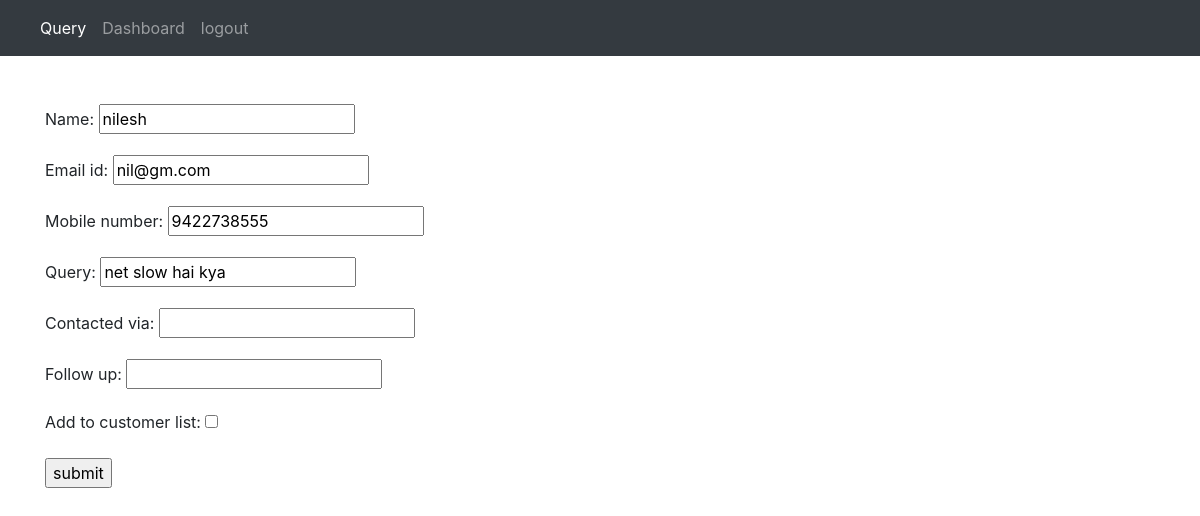
Page /updatequery/2/ (signed in) on the committed database.
### query/models.py (models this page shows)
class querydata(models.Model):
    querydata_id=models.AutoField(primary_key=True)
    name=models.CharField(max_length=100)
    email_id=models.EmailField()
    mobile_number=models.IntegerField()
    query=models.CharField(max_length=300)
    contacted_via=models.CharField(max_length=50,blank=True)
    follow_up=models.CharField(max_length=100,blank=True)

### query/views.py (the view)
# urls.py: path('updatequery/<int:id>/',views.updatequery,name='updatequery'),
def updatequery(request,id):
    if request.user.is_staff:
        if request.method == "POST":
            pi = querydata.objects.get(pk=id)
            form = EditForm(request.POST, instance=pi)
            if form.is_valid():
                cs=form.cleaned_data['add_to_customer_list']
                if cs:
                    name=form.cleaned_data['name']
                    s=customerdata(customer=name)
                    s.save()
                form.save()
            return HttpResponseRedirect('/follow_up')
        else:
                pi = querydata.objects.get(pk=id)
                form = EditForm(instance=pi)
        return render(request, 'query/updatequery.html', {'form': form})
    else:
        return HttpResponseRedirect('/login/')

### query/forms.py
class EditForm(forms.ModelForm):
    add_to_customer_list = forms.BooleanField()
    class Meta:
        model=models.querydata
        fields='__all__'

### query/templates/query/updatequery.html (shortened to what this page needs)
{% extends 'query/base.html' %}
{% block body %}
<form method="post">
{{ form.as_p }}
<input type="submit" value="submit">
</form>
{% endblock %}

### rows in the picture
querydata: name "nilesh", email_id "nil@gm.com", mobile_number "9422738555", query "net slow hai kya"
